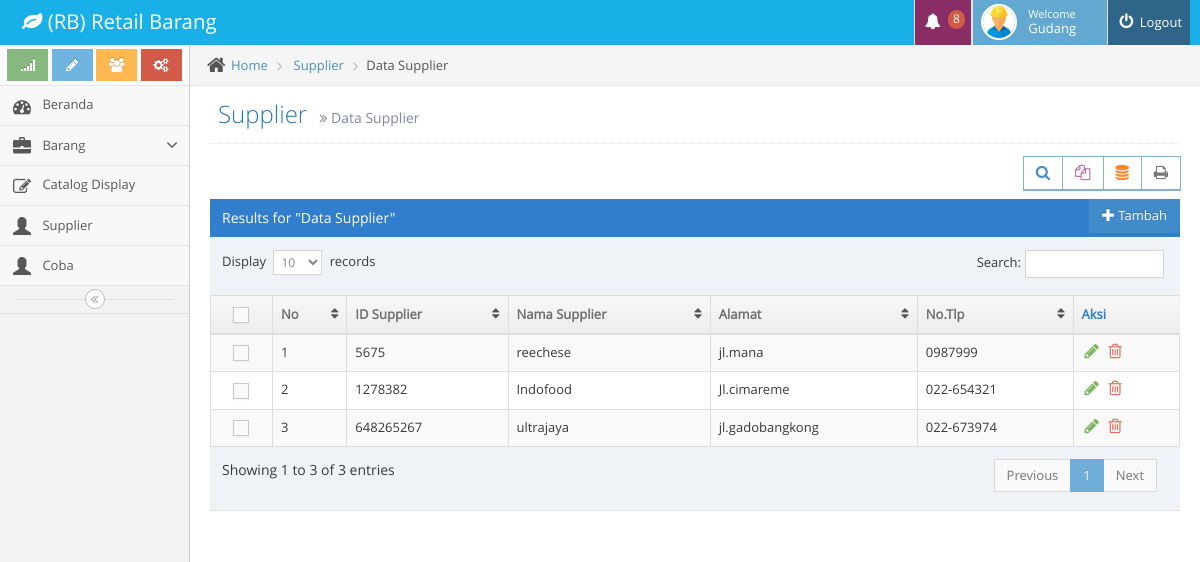
/index.php/crud/vsupplier, run on the app's committed database.
### tables this page shows
CREATE TABLE `supplier` (
  `id_supplier` int(11) NOT NULL,
  `nama_supplier` varchar(30) NOT NULL,
  `alamat` varchar(50) NOT NULL,
  `no_telepon` varchar(15) NOT NULL
);

### application/controllers/crud.php (called while the page is built, shortened)
<?php
class Crud extends CI_Controller {
    function __construct() {
        $this->load->model('m_data');
        $this->load->helper('url');
    }
    function vsupplier() {
        $data['supplier'] = $this->m_data->tampil_data()->result();
        $this->load->view("/supplier/vsupplier", $data);
    }
}

### index.php (called while the page is built, shortened)
<?php
require_once BASEPATH.'core/CodeIgniter.php';

### application/models/m_data.php (called while the page is built, shortened)
<?php
class M_data extends CI_Model {
    function tampil_data() {
        return $this->db->get('supplier');
    }
}

### application/views/supplier/vsupplier.php (the view, shortened to what this page needs)
<div class="main-content">
    <div class="main-content-inner">
        <div class="breadcrumbs ace-save-state" id="breadcrumbs">
            <ul class="breadcrumb">
                <li>
                    <i class="ace-icon fa fa-home home-icon"></i>
                    <a href="<?= base_url("welcome/home"); ?>">Home</a>
                </li>
                <li>
                    <a href="<?= base_url("crud/vsupplier"); ?>">Supplier</a>
                </li>
                <li class="active">Data Supplier</li>
            </ul>
        </div>
        <div class="page-content">
            <div class="page-header">
                <h1>
                    Supplier
                    <small>
                        <i class="ace-icon fa fa-angle-double-right"></i>
                        Data Supplier
                    </small>
                </h1>
            </div>
            <div class="row">
                <div class="col-xs-12">
                    <div class="clearfix">
                        <div class="pull-right tableTools-container"></div>
                    </div>
                    <div class="table-header">
                        Results for "Data Supplier"
                        <a href="<?= base_url("crud/vtambah"); ?>" class="btn btn-sm btn-primary pull-right">
                            <i class="glyphicon glyphicon-plus"></i> Tambah</a>
                    </div>
                    <div>
                        <table id="dynamic-table" class="table table-striped table-bordered table-hover">
                            <thead>
                                <tr>
                                    <th class="center">
                                        <label class="pos-rel">
                                            <span class="lbl"></span>
                                        </label>
                                    </th>
                                    <th>No</th>
                                    <th>ID Supplier</th>
                                    <th>Nama Supplier</th>
                                    <th>Alamat</th>
                                    <th>No.Tlp</th>
                                    <th>Aksi</th>
                                </tr>
                            </thead>
                            <tbody>
                                <?php
                                $no = 1;
                                foreach ($supplier as $u) {
                                    ?>
                                    <tr>
                                        <td class="center">
                                            <label class="pos-rel">
                                                <span class="lbl"></span>
                                            </label>
                                        </td>
                                        <td><?php echo $no++ ?></td>
                                        <td><?php echo $u->id_supplier ?></td>
                                        <td class="hidden-480"><?php echo $u->nama_supplier ?></td>
                                        <td><?php echo $u->alamat ?></td>
                                        <td class="hidden-480"><?php echo $u->no_telepon ?></td>
                                        <td>
                                            <div class="hidden-sm hidden-xs action-buttons">
                                                <a class="green" href="<?php echo base_url('crud/edit/' . $u->id_supplier); ?>">
                                                    <i class="ace-icon fa fa-pencil bigger-130"></i>
                                                </a>
                                                <a class="red" href="<?php echo base_url('crud/hapus/'.$u->id_supplier); ?>" class="btn btn-danger btn-sm" onclick="return confirm('Anda Yakin menghapus data ini?')">
                                                    <i class="ace-icon fa fa-trash-o bigger-130"></i>
                                                </a>
                                            </div>
                                        </td>
                                    </tr>
                                <?php } ?>
                            </tbody>
                        </table>
                    </div>
                </div>
            </div>

### data on the page
supplier: id_supplier "5675", nama_supplier "reechese", alamat "jl.mana", no_telepon "0987999"
supplier: id_supplier "1278382", nama_supplier "Indofood", alamat "Jl.cimareme", no_telepon "022-654321"
supplier: id_supplier "648265267", nama_supplier "ultrajaya", alamat "jl.gadobangkong", no_telepon "022-673974"
